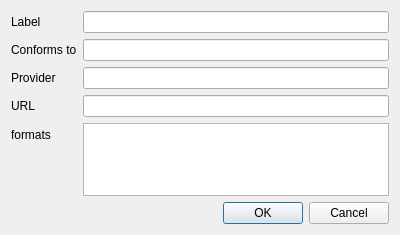
<?xml version="1.0" encoding="UTF-8"?>
<ui version="4.0">
 <class>Dialog</class>
 <widget class="QDialog" name="Dialog">
  <property name="geometry">
   <rect>
    <x>0</x>
    <y>0</y>
    <width>400</width>
    <height>235</height>
   </rect>
  </property>
  <property name="windowTitle">
   <string>Dialog</string>
  </property>
  <layout class="QGridLayout" name="gridLayout">
   <item row="0" column="0">
    <layout class="QFormLayout" name="formLayout">
     <item row="0" column="0">
      <widget class="QLabel" name="label">
       <property name="text">
        <string>Label</string>
       </property>
      </widget>
     </item>
     <item row="1" column="0">
      <widget class="QLabel" name="label_2">
       <property name="text">
        <string>Conforms to</string>
       </property>
      </widget>
     </item>
     <item row="0" column="1">
      <widget class="QLineEdit" name="lineEdit"/>
     </item>
     <item row="1" column="1">
      <widget class="QLineEdit" name="lineEdit_2"/>
     </item>
     <item row="2" column="0">
      <widget class="QLabel" name="label_3">
       <property name="text">
        <string>Provider</string>
       </property>
      </widget>
     </item>
     <item row="2" column="1">
      <widget class="QLineEdit" name="lineEdit_3"/>
     </item>
     <item row="3" column="0">
      <widget class="QLabel" name="label_4">
       <property name="text">
        <string>URL</string>
       </property>
      </widget>
     </item>
     <item row="4" column="0">
      <widget class="QLabel" name="label_5">
       <property name="text">
        <string>formats</string>
       </property>
      </widget>
     </item>
     <item row="4" column="1">
      <widget class="QListWidget" name="listWidget"/>
     </item>
     <item row="3" column="1">
      <widget class="QLineEdit" name="lineEdit_4"/>
     </item>
    </layout>
   </item>
   <item row="1" column="0">
    <widget class="QDialogButtonBox" name="buttonBox">
     <property name="orientation">
      <enum>Qt::Horizontal</enum>
     </property>
     <property name="standardButtons">
      <set>QDialogButtonBox::Cancel|QDialogButtonBox::Ok</set>
     </property>
    </widget>
   </item>
  </layout>
 </widget>
 <resources/>
 <connections>
  <connection>
   <sender>buttonBox</sender>
   <signal>accepted()</signal>
   <receiver>Dialog</receiver>
   <slot>accept()</slot>
   <hints>
    <hint type="sourcelabel">
     <x>248</x>
     <y>254</y>
    </hint>
    <hint type="destinationlabel">
     <x>157</x>
     <y>274</y>
    </hint>
   </hints>
  </connection>
  <connection>
   <sender>buttonBox</sender>
   <signal>rejected()</signal>
   <receiver>Dialog</receiver>
   <slot>reject()</slot>
   <hints>
    <hint type="sourcelabel">
     <x>316</x>
     <y>260</y>
    </hint>
    <hint type="destinationlabel">
     <x>286</x>
     <y>274</y>
    </hint>
   </hints>
  </connection>
 </connections>
</ui>
